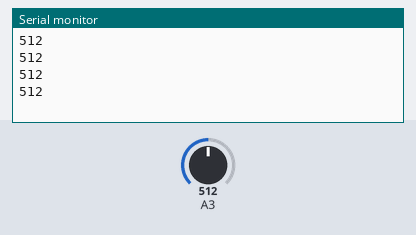
A sketch run on a simulated Arduino Uno, built with avr-gcc and run on an emulated ATmega328P. Parts: the last lines printed to the serial monitor. The test bench sets the inputs (shaded band); at power-on: A3 = 512.

Above: at 1.2 s.
1.3 s: A3 set to 716
At 1.71 s:
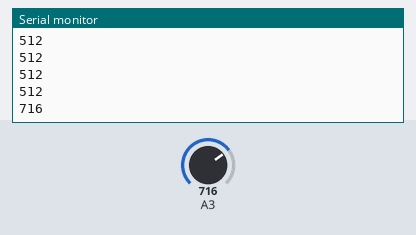
2.8 s: A3 set to 900
At 2.91 s:
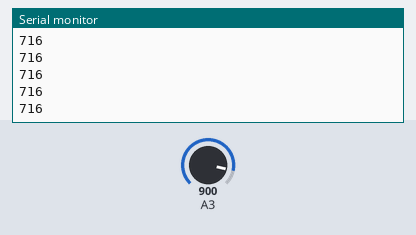
Timing chart, 0 to 5.8 s (numbered marks = the images above; inputs shaded):
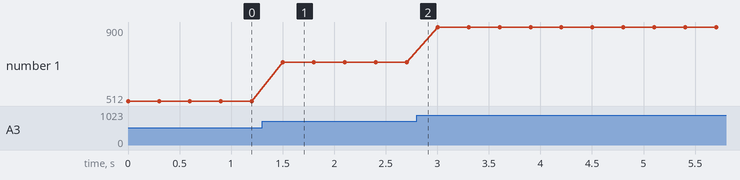

Measured:
- after the input at 1.3 s, the serial monitor: prints a new line after 0.20 s (image 1)
- plotted number 1: 512 → 716 after the input at 1.3 s, 716 → 900 after the input at 2.8 s

The sketch:

ARDUINO_NANO.ino
```cpp
void setup(){
Serial.begin(9600);}
void loop() {
  int adc=analogRead(A3);
  Serial.println(adc);
  delay(300);
}
```
